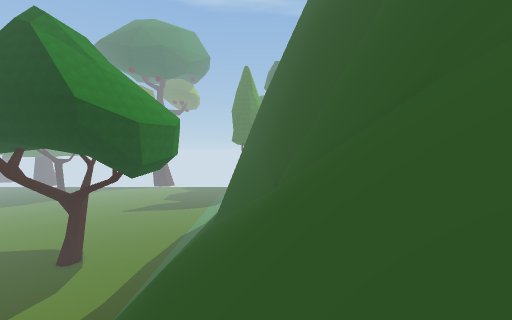
[1] (above)

12 first-person views from a walk through a Unity game level. The camera is 1.2 m above the floor, tilts 2° down and sees 90° across. The floor is counted in squares, 2 m on a side. Each view is taken from the middle of a square. On the plan, view 1 faces up. The plan holds only what a view shows up to about 9 squares ahead; the rest is blank. The place goes on beyond the plan. The player is left out.

[2]
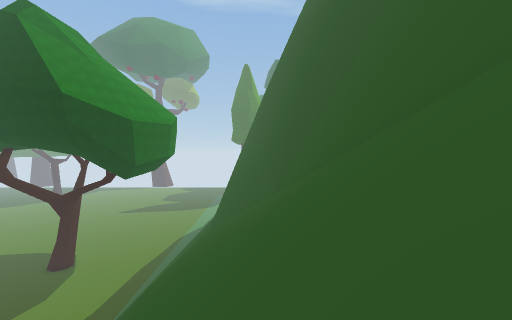

[3]
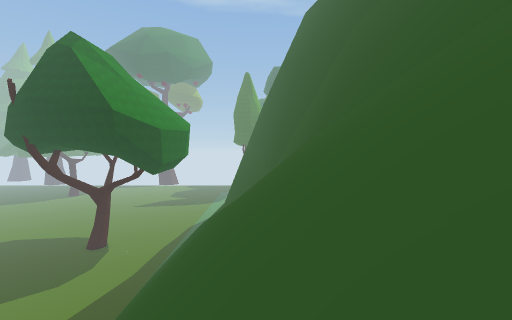

[4]
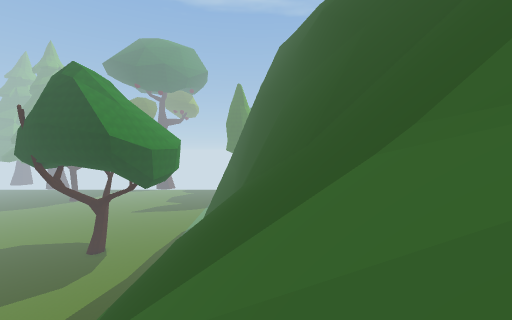

[5]
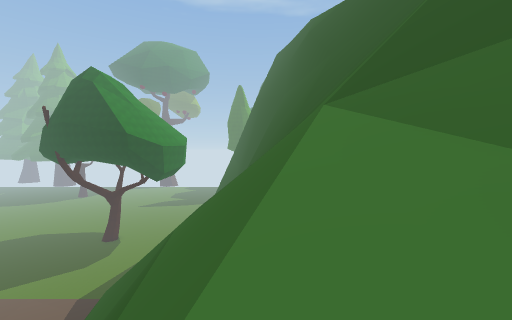

[6]
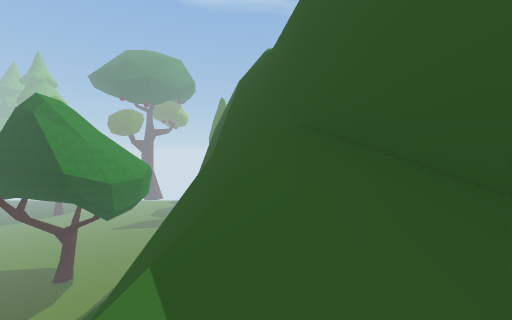

[7]
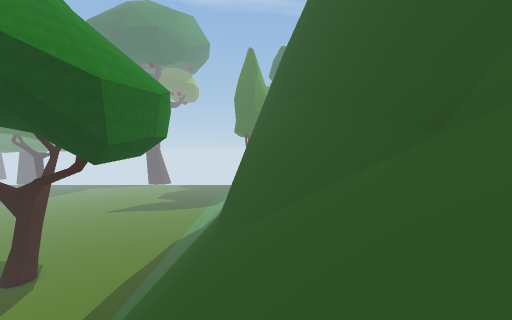

[8]
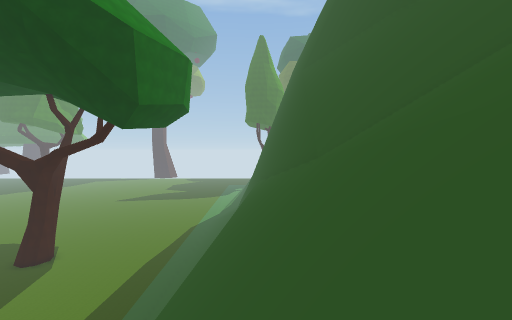

[9]
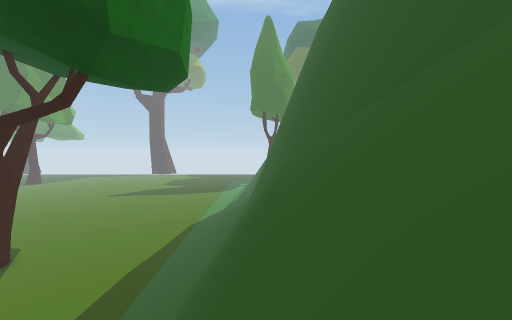

[10]
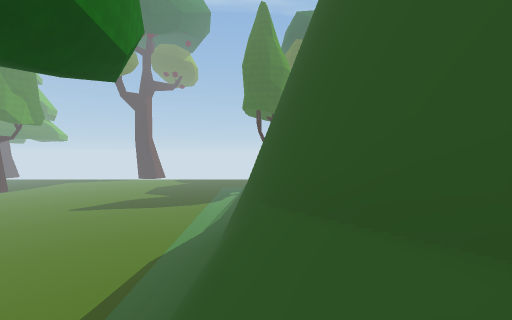

[11]
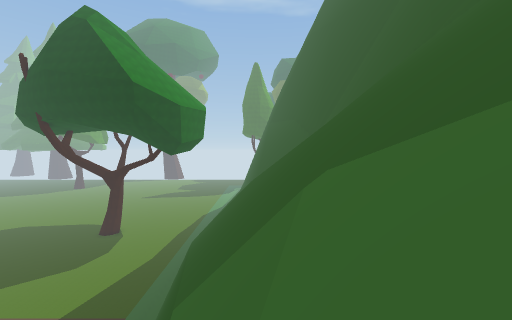

[12]
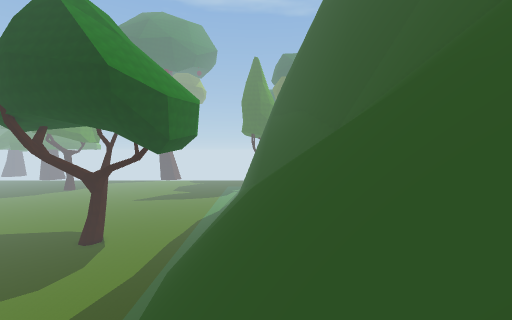

### Floor plan
Key: @ floor where view 1 was taken; # wall or solid block; . main floor; : floor 11.25 m higher than the main floor; / step, stairs or slope; = window, fence, low wall or low ledge; ^ raised ledge; v drop or lower ground.
Columns run from 8 left of view 1 to 7 right of it. Each row starts with its distance up from view 1.
 25  ///
 24  //=
 23   /^
 22      #
 21      #
 20 .// v#
 19 ./# v:^
 18  /# v/^
 17     v/^
 16     v/#
 15     v/^
 14    =v/#
 13    =v/#
 12    =//#^
 11     ///#^
 10     ////#^
  9    =/////^
  8    = ////^
  7     =////#
  6     ##///#^
  5    =v/v///^
  4    =v/v///^
  3     v/////^
  2     v/////#  vvv
  1     v/////#^ vvv
  0      v//@//^  vv
 -1      v/////^^^vv
 -2       /////=###v
 -3       //////==#v
 -4       vv///////#
 -5        vv//////#
 -6        vv//////#
 -7         v//=# /v
 -8         =v//#
 -9          v//
-10           //

Where each view was taken, in squares from view 1:
view 1: 0 up, 0 right, facing up
view 2: 1 up, 0 right, facing up
view 3: 4 down, 0 right, facing up
view 4: 7 down, 2 right, facing up
view 5: 10 down, 2 right, facing up
view 6: 7 down, 6 right, facing up
view 7: 6 up, 1 left, facing up
view 8: 7 up, 3 left, facing up
view 9: 11 up, 4 left, facing up
view 10: 16 up, 3 left, facing up
view 11: 3 down, 2 left, facing up
view 12: 0 up, 2 left, facing up
